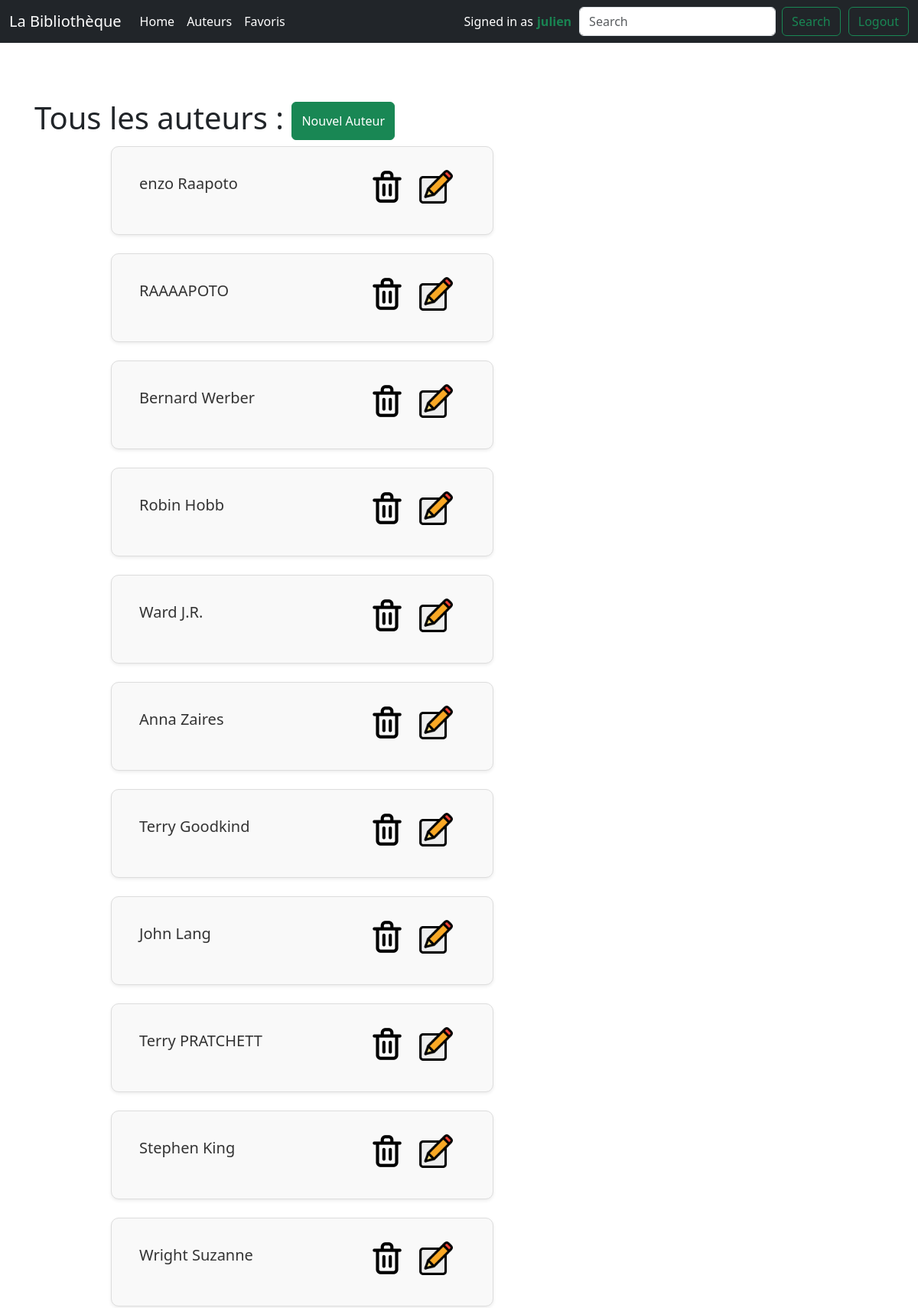
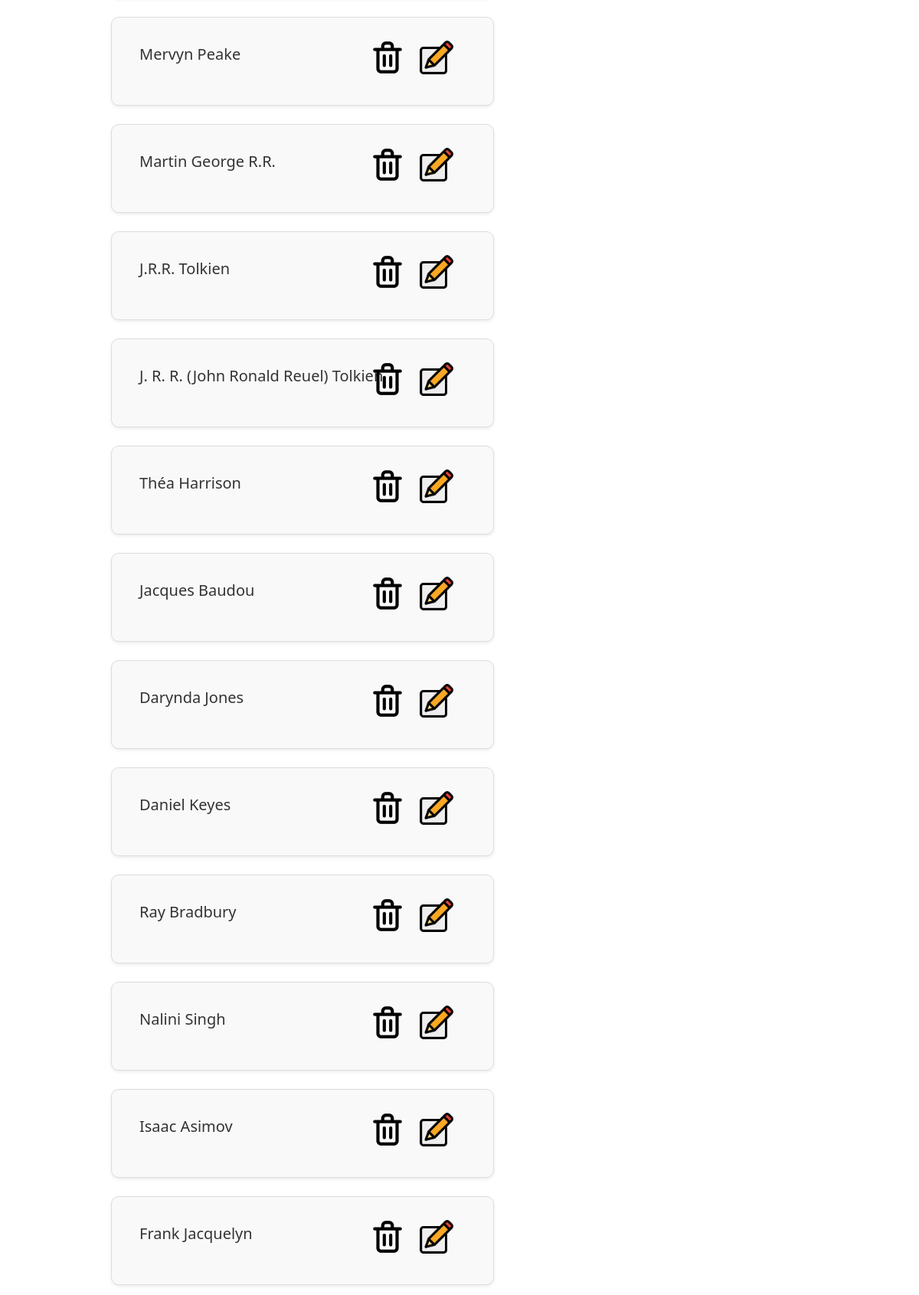
The app's page /list-author/ (signed in, upper part) with its own data (2 pictures, top to bottom).
### tuto/models.py (models this page shows, shortened)
class User(db.Model, UserMixin):
    username = db.Column(db.String(50), primary_key=True)
    password = db.Column(db.String(64))
    favoris = db.relationship('Book', secondary=livre_favoris, lazy='subquery', backref='favorited_by')

class Author(db.Model):
    id = db.Column(db.Integer,primary_key = True)
    name = db.Column(db.String(100))
    books = db.relationship('Book', back_populates='author', lazy=True)

### tuto/views.py (the view)
@app.route("/list-author/")
def author():
    authors = Author.query.all()
    return render_template(
    "listeAuthor.html",
    author=authors)

### tuto/models.py (called while the page is built)
@login_manager.user_loader
def load_user(username):
    return User.query.get(username)

### tuto/templates/listeAuthor.html
{% extends "base.html" %}
{% block styles %}
{{ super() }}
<link rel="stylesheet" href="{{url_for('static', filename='home.css')}}">
{% endblock %}
{% block content %}
<h1>Tous les auteurs :
    {% if current_user.is_authenticated %}
    <button id="BtnAuthorAction" class="btn btn-success" type="submit">
        <a class="nav-link active" aria-current="page" href="../new/author/"+>Nouvel Auteur</a></button>
{% endif %}
</h1>
    <div class="liste">
        {% for a in author %}
        <div class="card mb-4 shadow-sm">
            <div class="card-body">
                <div id="AuthorDivBtn" class="d-flex justify-content-between align-items-center">
                    <h5 id="NomAuthor" class="card-title">{{ a.name }}</h5>
                    {% if current_user.is_authenticated %}
                        <button id="BtnEditAuthor" type="button" class="btn btn-outline btn-white">
                            <a class="nav-link active" aria-current="page" href="/edit-author{{ a.id }}">
                                <img id="imgBtnAuthor" src="{{ url_for('static', filename='images/icons/edit.png') }}" alt="" title="editAuthor" style="">
                            </a>
                        </button>
                        <button id="BtnDelAuthor" class="btn btn-outline btn-white" type="submit">
                            <a class="nav-link active" aria-current="page" href="/delete/author/{{ a.id }}"+>
                            <img id="imgBtnAuthor" src="{{ url_for('static', filename='images/icons/delete.png')}}" alt="" title="delAuthor">
                        </a></button>
                    {% endif %}
                </div>
            </div>
        </div>
        {% endfor %}
    </div>
{% endblock %}

### tuto/templates/base.html (shortened to what this page needs)
<!doctype html>
<html>
<head>
  {% block head %}
  {% block styles %}
  {{bootstrap.load_css()}}
  {% endblock %}
  {% endblock%}
</head>
<body>
  <header>
    <nav class="navbar navbar-expand-md navbar-dark fixed-top bg-dark">
      <div class="container-fluid">
        <a class="navbar-brand" href="/">La Bibliothèque</a>
        <div class="collapse navbar-collapse" id="navbarCollapse">
          <ul class="navbar-nav me-auto mb-2 mb-md-0">
            <li class="nav-item">
              <a class="nav-link active" aria-current="page" href="/">Home</a>
            </li>
            <li class="nav-item">
              <a class="nav-link active" aria-current="page" href="/list-author">Auteurs</a>
            </li>
            {% if current_user.is_authenticated %}
            <li class="nav-item">
              <a class="nav-link active" aria-current="page" href="/favoris">Favoris</a>
            </li>
            {% endif %}
          </ul>
          {% if current_user.is_authenticated %}
            <span id="SignAs" class="">Signed in as</span>
            <span id="nomConnecte" class="">{{ current_user.username }}</span>
          {% endif %}
          <form class="d-flex" role="search">
            <input id="barRecherche" class="form-control me-2" type="search" placeholder="Search" aria-label="Search">
            <button id="SearchBtn" class="btn btn-outline-success" type="submit" href="/search">Search</button>
          </form>
          {% if current_user.is_authenticated %}
            <button id="BtnAuth" class="btn btn-outline-success"><a class="nav-link active" aria-current="page" href="/logout/">Logout</a></button>
          {% else %}
            <button id="BtnAuth" class="btn btn-outline-success"><a class="nav-link active" aria-current="page" href="/login/">Login</a></button>
          {% endif %}
        </div>
      </div>
    </nav>
  </header>
  <main class='flex-shrink-0' style="margin-top: 70px;">
    <div class='container'>
      {% block content %}{% endblock %}
    </div>
  </main>
</body>
</html>

### tuto/static/home.css (style rules this page uses)
main { margin-top: 8em; }
#barRecherche { margin: 0 10px 0 10px; }
#SearchBtn { margin-right: 10px; }
#SignAs { color: rgb(255, 255, 255); margin-right: 5px; }
#nomConnecte { color: #198452; font-weight: bold; }
.card { background-color: #f9f9f9; border-radius: 10px; border: 1px solid #ddd; padding: 20px; width: 500px; margin-left: 100px; transition: transform 0.2s; }
.card-title { font-size: 1.25rem; color: #333; }
#AuthorDivBtn { display: flex; flex-direction: row; align-items: center; margin-bottom: 10px; position: relative;; }
#BtnEditAuthor { position: absolute; right: 0; }
#BtnDelAuthor { position: absolute; right: 15%; }
#imgBtnAuthor { height: 50px; width: auto; }
#BtnAuthorAction { height: 50px; width: auto; }
main > .container { padding: 60px 15px 0; }

### records on screen
User: username "julien"
Author: name "enzo Raapoto"
Author: name "RAAAAPOTO"
Author: name "Bernard Werber"
Author: name "Robin Hobb"
Author: name "Ward J.R."
Author: name "Anna Zaires"
Author: name "Terry Goodkind"
Author: name "John Lang"
Author: name "Terry PRATCHETT"
Author: name "Stephen King"
Author: name "Wright Suzanne"
Author: name "Mervyn Peake"
Author: name "Martin George R.R."
Author: name "J.R.R. Tolkien"
Author: name "J. R. R. (John Ronald Reuel) Tolkien"
Author: name "Théa Harrison"
Author: name "Jacques Baudou"
Author: name "Darynda Jones"
Author: name "Daniel Keyes"
Author: name "Ray Bradbury"
Author: name "Nalini Singh"
Author: name "Isaac Asimov"
Author: name "Frank Jacquelyn"
